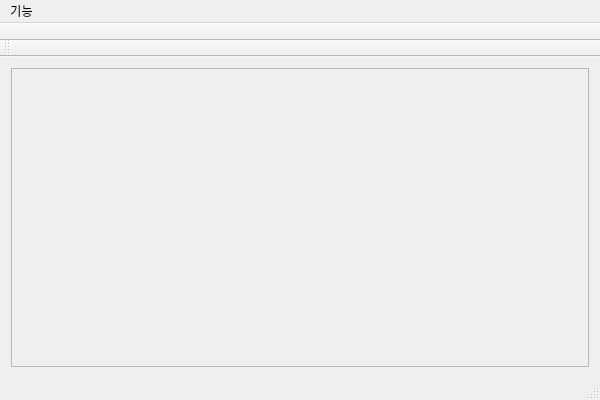
<?xml version="1.0" encoding="UTF-8"?>
<ui version="4.0">
 <class>parVIEW</class>
 <widget class="QMainWindow" name="parVIEW">
  <property name="geometry">
   <rect>
    <x>0</x>
    <y>0</y>
    <width>600</width>
    <height>400</height>
   </rect>
  </property>
  <property name="windowTitle">
   <string>parVIEW</string>
  </property>
  <widget class="QWidget" name="centralWidget">
   <layout class="QGridLayout" name="gridLayout">
    <item row="0" column="0">
     <widget class="QScrollArea" name="GraphicArea">
      <property name="widgetResizable">
       <bool>true</bool>
      </property>
      <widget class="QWidget" name="scrollAreaWidgetContents">
       <property name="geometry">
        <rect>
         <x>0</x>
         <y>0</y>
         <width>580</width>
         <height>315</height>
        </rect>
       </property>
      </widget>
     </widget>
    </item>
   </layout>
  </widget>
  <widget class="QMenuBar" name="menuBar">
   <property name="geometry">
    <rect>
     <x>0</x>
     <y>0</y>
     <width>600</width>
     <height>21</height>
    </rect>
   </property>
   <widget class="QMenu" name="menu">
    <property name="title">
     <string>기능</string>
    </property>
    <widget class="QMenu" name="menuImport">
     <property name="title">
      <string>Import</string>
     </property>
     <addaction name="actionMilkShape_3D_ASCII"/>
    </widget>
    <widget class="QMenu" name="menuExport">
     <property name="title">
      <string>Export</string>
     </property>
     <addaction name="actionMBD_Result_ASCII"/>
     <addaction name="actionDEM_Result_ASCII"/>
    </widget>
    <addaction name="actionChange_Shape"/>
    <addaction name="menuExport"/>
    <addaction name="menuImport"/>
    <addaction name="actionProperty"/>
   </widget>
   <addaction name="menu"/>
  </widget>
  <widget class="QToolBar" name="mainToolBar">
   <property name="movable">
    <bool>false</bool>
   </property>
   <property name="floatable">
    <bool>false</bool>
   </property>
   <attribute name="toolBarArea">
    <enum>TopToolBarArea</enum>
   </attribute>
   <attribute name="toolBarBreak">
    <bool>false</bool>
   </attribute>
  </widget>
  <widget class="QStatusBar" name="statusBar"/>
  <widget class="QToolBar" name="secToolBar">
   <property name="windowTitle">
    <string>toolBar</string>
   </property>
   <attribute name="toolBarArea">
    <enum>TopToolBarArea</enum>
   </attribute>
   <attribute name="toolBarBreak">
    <bool>true</bool>
   </attribute>
  </widget>
  <action name="actionChange_Shape">
   <property name="checkable">
    <bool>true</bool>
   </property>
   <property name="text">
    <string>Change Shape</string>
   </property>
  </action>
  <action name="actionMilkShape_3D_ASCII">
   <property name="text">
    <string>MilkShape 3D ASCII</string>
   </property>
  </action>
  <action name="actionMBD_Result_ASCII">
   <property name="text">
    <string>MBD Result ASCII</string>
   </property>
  </action>
  <action name="actionDEM_Result_ASCII">
   <property name="text">
    <string>DEM Result ASCII</string>
   </property>
  </action>
  <action name="actionProperty">
   <property name="text">
    <string>Property</string>
   </property>
  </action>
 </widget>
 <layoutdefault spacing="6" margin="11"/>
 <resources>
  <include location="parview.qrc"/>
 </resources>
 <connections/>
</ui>
